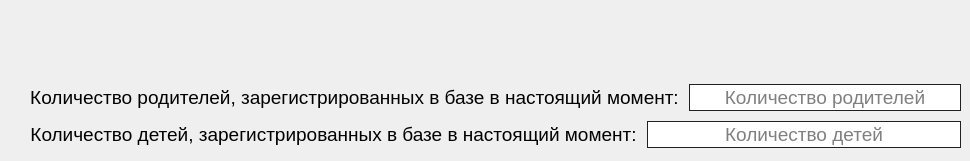
      <widget class="QWidget" name="tab5_statistic">
       <attribute name="title">
        <string>Статистика</string>
       </attribute>
       <widget class="QWidget" name="layoutWidget">
        <property name="geometry">
         <rect>
          <x>30</x>
          <y>80</y>
          <width>931</width>
          <height>72</height>
         </rect>
        </property>
        <layout class="QVBoxLayout" name="verticalLayout_24">
         <item>
          <layout class="QHBoxLayout" name="horizontalLayout_9">
           <property name="spacing">
            <number>10</number>
           </property>
           <item>
            <widget class="QLabel" name="parentsRowCount_label">
             <property name="font">
              <font>
               <pointsize>14</pointsize>
              </font>
             </property>
             <property name="text">
              <string>Количество родителей, зарегистрированных в базе в настоящий момент:</string>
             </property>
             <property name="alignment">
              <set>Qt::AlignCenter</set>
             </property>
            </widget>
           </item>
           <item>
            <widget class="QLineEdit" name="parentsRowCount_input">
             <property name="font">
              <font>
               <pointsize>14</pointsize>
              </font>
             </property>
             <property name="styleSheet">
              <string notr="true">QLineEdit{
border: 1px solid rgb(33, 33, 34);
}</string>
             </property>
             <property name="alignment">
              <set>Qt::AlignCenter</set>
             </property>
             <property name="readOnly">
              <bool>true</bool>
             </property>
             <property name="placeholderText">
              <string>Количество родителей</string>
             </property>
            </widget>
           </item>
          </layout>
         </item>
         <item>
          <layout class="QHBoxLayout" name="horizontalLayout_10">
           <property name="spacing">
            <number>10</number>
           </property>
           <item>
            <widget class="QLabel" name="childRowCount_label">
             <property name="font">
              <font>
               <pointsize>14</pointsize>
              </font>
             </property>
             <property name="text">
              <string>Количество детей, зарегистрированных в базе в настоящий момент:</string>
             </property>
             <property name="alignment">
              <set>Qt::AlignCenter</set>
             </property>
            </widget>
           </item>
           <item>
            <widget class="QLineEdit" name="childRowCount_input">
             <property name="font">
              <font>
               <pointsize>14</pointsize>
              </font>
             </property>
             <property name="styleSheet">
              <string notr="true">QLineEdit{
border: 1px solid rgb(33, 33, 34);
}</string>
             </property>
             <property name="alignment">
              <set>Qt::AlignCenter</set>
             </property>
             <property name="readOnly">
              <bool>true</bool>
             </property>
             <property name="placeholderText">
              <string>Количество детей</string>
             </property>
            </widget>
           </item>
          </layout>
         </item>
        </layout>
       </widget>
      </widget>
